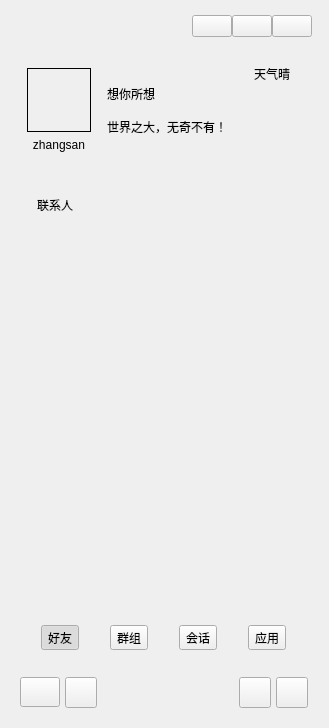
<?xml version="1.0" encoding="UTF-8"?>
<ui version="4.0">
 <class>MainWindow</class>
 <widget class="QWidget" name="MainWindow">
  <property name="geometry">
   <rect>
    <x>0</x>
    <y>0</y>
    <width>329</width>
    <height>728</height>
   </rect>
  </property>
  <property name="windowTitle">
   <string>MainWindow</string>
  </property>
  <widget class="QWidget" name="widgetUserInfo" native="true">
   <property name="geometry">
    <rect>
     <x>10</x>
     <y>10</y>
     <width>308</width>
     <height>170</height>
    </rect>
   </property>
   <property name="minimumSize">
    <size>
     <width>0</width>
     <height>170</height>
    </size>
   </property>
   <property name="maximumSize">
    <size>
     <width>16777215</width>
     <height>170</height>
    </size>
   </property>
   <layout class="QVBoxLayout" name="verticalLayout_9">
    <property name="spacing">
     <number>0</number>
    </property>
    <property name="leftMargin">
     <number>1</number>
    </property>
    <property name="topMargin">
     <number>1</number>
    </property>
    <property name="rightMargin">
     <number>1</number>
    </property>
    <property name="bottomMargin">
     <number>1</number>
    </property>
    <item>
     <widget class="QWidget" name="widgetWinBar" native="true">
      <property name="minimumSize">
       <size>
        <width>0</width>
        <height>30</height>
       </size>
      </property>
      <property name="maximumSize">
       <size>
        <width>16777215</width>
        <height>30</height>
       </size>
      </property>
      <layout class="QHBoxLayout" name="horizontalLayout_7">
       <property name="spacing">
        <number>0</number>
       </property>
       <property name="leftMargin">
        <number>0</number>
       </property>
       <property name="topMargin">
        <number>0</number>
       </property>
       <property name="rightMargin">
        <number>5</number>
       </property>
       <property name="bottomMargin">
        <number>0</number>
       </property>
       <item>
        <widget class="QLabel" name="label_9">
         <property name="minimumSize">
          <size>
           <width>30</width>
           <height>0</height>
          </size>
         </property>
         <property name="text">
          <string/>
         </property>
         <property name="pixmap">
          <pixmap resource="images.qrc">:/resource/images/robot.png</pixmap>
         </property>
        </widget>
       </item>
       <item>
        <spacer name="horizontalSpacer">
         <property name="orientation">
          <enum>Qt::Horizontal</enum>
         </property>
         <property name="sizeHint" stdset="0">
          <size>
           <width>220</width>
           <height>20</height>
          </size>
         </property>
        </spacer>
       </item>
       <item>
        <widget class="QPushButton" name="btnWinMenu">
         <property name="focusPolicy">
          <enum>Qt::NoFocus</enum>
         </property>
         <property name="text">
          <string/>
         </property>
        </widget>
       </item>
       <item>
        <widget class="QPushButton" name="btnWinMin">
         <property name="focusPolicy">
          <enum>Qt::NoFocus</enum>
         </property>
         <property name="text">
          <string/>
         </property>
         <property name="icon">
          <iconset resource="images.qrc">
           <normaloff>:/resource/common/ic_min.png</normaloff>:/resource/common/ic_min.png</iconset>
         </property>
        </widget>
       </item>
       <item>
        <widget class="QPushButton" name="btnWinClose">
         <property name="focusPolicy">
          <enum>Qt::NoFocus</enum>
         </property>
         <property name="text">
          <string/>
         </property>
         <property name="icon">
          <iconset resource="images.qrc">
           <normaloff>:/resource/common/ic_close_white.png</normaloff>:/resource/common/ic_close_white.png</iconset>
         </property>
        </widget>
       </item>
      </layout>
     </widget>
    </item>
    <item>
     <layout class="QHBoxLayout" name="horizontalLayout_8">
      <property name="spacing">
       <number>5</number>
      </property>
      <property name="leftMargin">
       <number>5</number>
      </property>
      <property name="rightMargin">
       <number>5</number>
      </property>
      <item>
       <widget class="QWidget" name="widget" native="true">
        <layout class="QVBoxLayout" name="verticalLayout_2">
         <item>
          <spacer name="verticalSpacer_4">
           <property name="orientation">
            <enum>Qt::Vertical</enum>
           </property>
           <property name="sizeHint" stdset="0">
            <size>
             <width>20</width>
             <height>40</height>
            </size>
           </property>
          </spacer>
         </item>
         <item>
          <widget class="QWidget" name="widgetHead" native="true">
           <property name="minimumSize">
            <size>
             <width>64</width>
             <height>64</height>
            </size>
           </property>
           <property name="maximumSize">
            <size>
             <width>64</width>
             <height>64</height>
            </size>
           </property>
           <property name="styleSheet">
            <string notr="true">border: 1px solid #000000;</string>
           </property>
           <layout class="QHBoxLayout" name="horizontalLayout_9">
            <property name="spacing">
             <number>0</number>
            </property>
            <property name="leftMargin">
             <number>0</number>
            </property>
            <property name="topMargin">
             <number>0</number>
            </property>
            <property name="rightMargin">
             <number>0</number>
            </property>
            <property name="bottomMargin">
             <number>0</number>
            </property>
           </layout>
          </widget>
         </item>
         <item>
          <widget class="QLabel" name="labelUser">
           <property name="text">
            <string>zhangsan</string>
           </property>
           <property name="alignment">
            <set>Qt::AlignCenter</set>
           </property>
          </widget>
         </item>
         <item>
          <spacer name="verticalSpacer_3">
           <property name="orientation">
            <enum>Qt::Vertical</enum>
           </property>
           <property name="sizeHint" stdset="0">
            <size>
             <width>20</width>
             <height>40</height>
            </size>
           </property>
          </spacer>
         </item>
        </layout>
       </widget>
      </item>
      <item>
       <layout class="QVBoxLayout" name="verticalLayout_7">
        <property name="spacing">
         <number>15</number>
        </property>
        <item>
         <spacer name="verticalSpacer_2">
          <property name="orientation">
           <enum>Qt::Vertical</enum>
          </property>
          <property name="sizeHint" stdset="0">
           <size>
            <width>20</width>
            <height>40</height>
           </size>
          </property>
         </spacer>
        </item>
        <item>
         <widget class="QLabel" name="labelUserName">
          <property name="text">
           <string>想你所想</string>
          </property>
         </widget>
        </item>
        <item>
         <widget class="QLabel" name="labelUserMask">
          <property name="text">
           <string>世界之大，无奇不有！</string>
          </property>
         </widget>
        </item>
        <item>
         <spacer name="verticalSpacer">
          <property name="orientation">
           <enum>Qt::Vertical</enum>
          </property>
          <property name="sizeHint" stdset="0">
           <size>
            <width>20</width>
            <height>40</height>
           </size>
          </property>
         </spacer>
        </item>
       </layout>
      </item>
      <item>
       <layout class="QVBoxLayout" name="verticalLayout_8">
        <item>
         <widget class="QLabel" name="label_10">
          <property name="text">
           <string>天气晴</string>
          </property>
          <property name="alignment">
           <set>Qt::AlignCenter</set>
          </property>
         </widget>
        </item>
        <item>
         <widget class="QLabel" name="label_12">
          <property name="text">
           <string/>
          </property>
          <property name="alignment">
           <set>Qt::AlignCenter</set>
          </property>
         </widget>
        </item>
       </layout>
      </item>
     </layout>
    </item>
   </layout>
  </widget>
  <widget class="ChatStackedWidget" name="GCStackedWidget">
   <property name="geometry">
    <rect>
     <x>10</x>
     <y>190</y>
     <width>308</width>
     <height>398</height>
    </rect>
   </property>
   <property name="styleSheet">
    <string notr="true"/>
   </property>
   <property name="currentIndex">
    <number>0</number>
   </property>
   <widget class="QWidget" name="page2_2">
    <layout class="QVBoxLayout" name="verticalLayout_5">
     <property name="spacing">
      <number>0</number>
     </property>
     <property name="leftMargin">
      <number>0</number>
     </property>
     <property name="topMargin">
      <number>0</number>
     </property>
     <property name="rightMargin">
      <number>0</number>
     </property>
     <property name="bottomMargin">
      <number>0</number>
     </property>
     <item>
      <widget class="QWidget" name="widgetFrindT_2" native="true">
       <property name="maximumSize">
        <size>
         <width>16777215</width>
         <height>30</height>
        </size>
       </property>
       <property name="styleSheet">
        <string notr="true">QWidget#widgetFrindT  {
	background-color: #5AFFFFFF;
}</string>
       </property>
       <layout class="QHBoxLayout" name="horizontalLayout_5" stretch="0,1">
        <property name="spacing">
         <number>10</number>
        </property>
        <property name="leftMargin">
         <number>10</number>
        </property>
        <property name="topMargin">
         <number>0</number>
        </property>
        <property name="rightMargin">
         <number>0</number>
        </property>
        <property name="bottomMargin">
         <number>0</number>
        </property>
        <item>
         <widget class="QLabel" name="label_11">
          <property name="text">
           <string/>
          </property>
          <property name="pixmap">
           <pixmap resource="images.qrc">:/resource/images/ic_user.png</pixmap>
          </property>
          <property name="scaledContents">
           <bool>false</bool>
          </property>
         </widget>
        </item>
        <item>
         <widget class="QLabel" name="label_13">
          <property name="text">
           <string>联系人</string>
          </property>
         </widget>
        </item>
       </layout>
      </widget>
     </item>
     <item>
      <widget class="QWidget" name="frindListWidget_2" native="true"/>
     </item>
    </layout>
   </widget>
   <widget class="QWidget" name="page3_2">
    <layout class="QVBoxLayout" name="verticalLayout_11">
     <property name="spacing">
      <number>0</number>
     </property>
     <property name="leftMargin">
      <number>0</number>
     </property>
     <property name="topMargin">
      <number>0</number>
     </property>
     <property name="rightMargin">
      <number>0</number>
     </property>
     <property name="bottomMargin">
      <number>0</number>
     </property>
     <item>
      <widget class="QWidget" name="widgetGroupT_2" native="true">
       <property name="maximumSize">
        <size>
         <width>16777215</width>
         <height>30</height>
        </size>
       </property>
       <property name="styleSheet">
        <string notr="true">QWidget#widgetGroupT  {
	background-color: #5AFFFFFF;
}</string>
       </property>
       <layout class="QHBoxLayout" name="horizontalLayout_10" stretch="0,1">
        <property name="spacing">
         <number>10</number>
        </property>
        <property name="leftMargin">
         <number>10</number>
        </property>
        <property name="topMargin">
         <number>0</number>
        </property>
        <property name="rightMargin">
         <number>0</number>
        </property>
        <property name="bottomMargin">
         <number>0</number>
        </property>
        <item>
         <widget class="QLabel" name="label_14">
          <property name="text">
           <string/>
          </property>
          <property name="pixmap">
           <pixmap resource="images.qrc">:/resource/images/ic_group.png</pixmap>
          </property>
          <property name="scaledContents">
           <bool>false</bool>
          </property>
         </widget>
        </item>
        <item>
         <widget class="QLabel" name="label_15">
          <property name="text">
           <string>群组</string>
          </property>
         </widget>
        </item>
       </layout>
      </widget>
     </item>
     <item>
      <widget class="QWidget" name="groupListWidget_2" native="true"/>
     </item>
    </layout>
   </widget>
   <widget class="QWidget" name="page_3">
    <layout class="QVBoxLayout" name="verticalLayout_12">
     <property name="spacing">
      <number>0</number>
     </property>
     <property name="leftMargin">
      <number>0</number>
     </property>
     <property name="topMargin">
      <number>0</number>
     </property>
     <property name="rightMargin">
      <number>0</number>
     </property>
     <property name="bottomMargin">
      <number>0</number>
     </property>
     <item>
      <widget class="QWidget" name="widgetConVT_2" native="true">
       <property name="maximumSize">
        <size>
         <width>16777215</width>
         <height>30</height>
        </size>
       </property>
       <property name="styleSheet">
        <string notr="true">QWidget#widgetConVT  {
	background-color: #5AFFFFFF;
}</string>
       </property>
       <layout class="QHBoxLayout" name="horizontalLayout_11" stretch="0,1">
        <property name="spacing">
         <number>10</number>
        </property>
        <property name="leftMargin">
         <number>10</number>
        </property>
        <property name="topMargin">
         <number>0</number>
        </property>
        <property name="rightMargin">
         <number>0</number>
        </property>
        <property name="bottomMargin">
         <number>0</number>
        </property>
        <item>
         <widget class="QLabel" name="label_16">
          <property name="text">
           <string/>
          </property>
          <property name="pixmap">
           <pixmap resource="images.qrc">:/resource/images/ic_chat.png</pixmap>
          </property>
          <property name="scaledContents">
           <bool>false</bool>
          </property>
         </widget>
        </item>
        <item>
         <widget class="QLabel" name="label_17">
          <property name="text">
           <string>会话</string>
          </property>
         </widget>
        </item>
       </layout>
      </widget>
     </item>
     <item>
      <widget class="QWidget" name="convationListWidget_2" native="true"/>
     </item>
    </layout>
   </widget>
   <widget class="QWidget" name="page_4">
    <layout class="QVBoxLayout" name="verticalLayout_13">
     <property name="spacing">
      <number>0</number>
     </property>
     <property name="leftMargin">
      <number>0</number>
     </property>
     <property name="topMargin">
      <number>0</number>
     </property>
     <property name="rightMargin">
      <number>0</number>
     </property>
     <property name="bottomMargin">
      <number>0</number>
     </property>
     <item>
      <widget class="QWidget" name="widgetApply_2" native="true">
       <property name="maximumSize">
        <size>
         <width>16777215</width>
         <height>30</height>
        </size>
       </property>
       <property name="styleSheet">
        <string notr="true">QWidget#widgetApply  {
	background-color: #5AFFFFFF;
}</string>
       </property>
       <layout class="QHBoxLayout" name="horizontalLayout_12" stretch="0,1">
        <property name="spacing">
         <number>10</number>
        </property>
        <property name="leftMargin">
         <number>10</number>
        </property>
        <property name="topMargin">
         <number>0</number>
        </property>
        <property name="rightMargin">
         <number>0</number>
        </property>
        <property name="bottomMargin">
         <number>0</number>
        </property>
        <item>
         <widget class="QLabel" name="label_18">
          <property name="text">
           <string/>
          </property>
          <property name="pixmap">
           <pixmap resource="images.qrc">:/resource/images/ic_app.png</pixmap>
          </property>
          <property name="scaledContents">
           <bool>false</bool>
          </property>
         </widget>
        </item>
        <item>
         <widget class="QLabel" name="label_19">
          <property name="text">
           <string>应用</string>
          </property>
         </widget>
        </item>
       </layout>
      </widget>
     </item>
     <item>
      <widget class="QWidget" name="widget_6" native="true"/>
     </item>
    </layout>
   </widget>
  </widget>
  <widget class="QWidget" name="widgetBottom" native="true">
   <property name="geometry">
    <rect>
     <x>10</x>
     <y>600</y>
     <width>308</width>
     <height>110</height>
    </rect>
   </property>
   <property name="minimumSize">
    <size>
     <width>0</width>
     <height>110</height>
    </size>
   </property>
   <property name="maximumSize">
    <size>
     <width>16777215</width>
     <height>110</height>
    </size>
   </property>
   <layout class="QVBoxLayout" name="verticalLayout_14">
    <property name="spacing">
     <number>0</number>
    </property>
    <property name="leftMargin">
     <number>0</number>
    </property>
    <property name="topMargin">
     <number>0</number>
    </property>
    <property name="rightMargin">
     <number>0</number>
    </property>
    <property name="bottomMargin">
     <number>0</number>
    </property>
    <item>
     <widget class="QWidget" name="widgetButtons" native="true">
      <property name="minimumSize">
       <size>
        <width>0</width>
        <height>65</height>
       </size>
      </property>
      <layout class="QHBoxLayout" name="horizontalLayout">
       <property name="spacing">
        <number>0</number>
       </property>
       <property name="leftMargin">
        <number>0</number>
       </property>
       <property name="topMargin">
        <number>0</number>
       </property>
       <property name="rightMargin">
        <number>0</number>
       </property>
       <property name="bottomMargin">
        <number>0</number>
       </property>
       <item>
        <widget class="QToolButton" name="btnFrind">
         <property name="text">
          <string>好友</string>
         </property>
         <property name="icon">
          <iconset resource="images.qrc">
           <normaloff>:/resource/images/contacts.png</normaloff>:/resource/images/contacts.png</iconset>
         </property>
         <property name="iconSize">
          <size>
           <width>24</width>
           <height>24</height>
          </size>
         </property>
         <property name="checkable">
          <bool>true</bool>
         </property>
         <property name="checked">
          <bool>true</bool>
         </property>
         <property name="toolButtonStyle">
          <enum>Qt::ToolButtonTextUnderIcon</enum>
         </property>
        </widget>
       </item>
       <item>
        <widget class="QToolButton" name="btnGroup">
         <property name="text">
          <string>群组</string>
         </property>
         <property name="icon">
          <iconset resource="images.qrc">
           <normaloff>:/resource/images/group_normal.png</normaloff>:/resource/images/group_normal.png</iconset>
         </property>
         <property name="iconSize">
          <size>
           <width>24</width>
           <height>24</height>
          </size>
         </property>
         <property name="checkable">
          <bool>true</bool>
         </property>
         <property name="toolButtonStyle">
          <enum>Qt::ToolButtonTextUnderIcon</enum>
         </property>
        </widget>
       </item>
       <item>
        <widget class="QToolButton" name="btnConversation">
         <property name="toolTip">
          <string>会话</string>
         </property>
         <property name="text">
          <string>会话</string>
         </property>
         <property name="icon">
          <iconset resource="images.qrc">
           <normaloff>:/resource/images/conversation_normal.png</normaloff>:/resource/images/conversation_normal.png</iconset>
         </property>
         <property name="iconSize">
          <size>
           <width>24</width>
           <height>24</height>
          </size>
         </property>
         <property name="checkable">
          <bool>true</bool>
         </property>
         <property name="checked">
          <bool>false</bool>
         </property>
         <property name="toolButtonStyle">
          <enum>Qt::ToolButtonTextUnderIcon</enum>
         </property>
        </widget>
       </item>
       <item>
        <widget class="QToolButton" name="btnApplay">
         <property name="toolTip">
          <string>应用</string>
         </property>
         <property name="text">
          <string>应用</string>
         </property>
         <property name="icon">
          <iconset resource="images.qrc">
           <normaloff>:/resource/images/applay.png</normaloff>:/resource/images/applay.png</iconset>
         </property>
         <property name="iconSize">
          <size>
           <width>24</width>
           <height>24</height>
          </size>
         </property>
         <property name="checkable">
          <bool>true</bool>
         </property>
         <property name="checked">
          <bool>false</bool>
         </property>
         <property name="toolButtonStyle">
          <enum>Qt::ToolButtonTextUnderIcon</enum>
         </property>
        </widget>
       </item>
      </layout>
     </widget>
    </item>
    <item>
     <widget class="QWidget" name="widgetMenu" native="true">
      <property name="minimumSize">
       <size>
        <width>0</width>
        <height>35</height>
       </size>
      </property>
      <property name="maximumSize">
       <size>
        <width>16777215</width>
        <height>35</height>
       </size>
      </property>
      <layout class="QHBoxLayout" name="horizontalLayout_13">
       <property name="spacing">
        <number>5</number>
       </property>
       <property name="leftMargin">
        <number>10</number>
       </property>
       <property name="topMargin">
        <number>2</number>
       </property>
       <property name="rightMargin">
        <number>10</number>
       </property>
       <property name="bottomMargin">
        <number>2</number>
       </property>
       <item>
        <widget class="QPushButton" name="btnSysMenu">
         <property name="minimumSize">
          <size>
           <width>0</width>
           <height>30</height>
          </size>
         </property>
         <property name="toolTip">
          <string>系统菜单</string>
         </property>
         <property name="text">
          <string/>
         </property>
         <property name="icon">
          <iconset resource="images.qrc">
           <normaloff>:/resource/common/ic_sysmen.png</normaloff>:/resource/common/ic_sysmen.png</iconset>
         </property>
         <property name="iconSize">
          <size>
           <width>24</width>
           <height>24</height>
          </size>
         </property>
        </widget>
       </item>
       <item>
        <widget class="QToolButton" name="tbtnAddUser">
         <property name="minimumSize">
          <size>
           <width>0</width>
           <height>30</height>
          </size>
         </property>
         <property name="toolTip">
          <string>添加好友</string>
         </property>
         <property name="text">
          <string/>
         </property>
         <property name="icon">
          <iconset resource="images.qrc">
           <normaloff>:/resource/common/ic_user_add.png</normaloff>:/resource/common/ic_user_add.png</iconset>
         </property>
         <property name="iconSize">
          <size>
           <width>24</width>
           <height>24</height>
          </size>
         </property>
        </widget>
       </item>
       <item>
        <spacer name="horizontalSpacer_2">
         <property name="orientation">
          <enum>Qt::Horizontal</enum>
         </property>
         <property name="sizeHint" stdset="0">
          <size>
           <width>40</width>
           <height>20</height>
          </size>
         </property>
        </spacer>
       </item>
       <item>
        <widget class="QToolButton" name="tbtnWeather">
         <property name="minimumSize">
          <size>
           <width>0</width>
           <height>30</height>
          </size>
         </property>
         <property name="toolTip">
          <string>天气查询</string>
         </property>
         <property name="text">
          <string/>
         </property>
         <property name="icon">
          <iconset resource="images.qrc">
           <normaloff>:/resource/common/ic_weather.png</normaloff>:/resource/common/ic_weather.png</iconset>
         </property>
         <property name="iconSize">
          <size>
           <width>24</width>
           <height>24</height>
          </size>
         </property>
        </widget>
       </item>
       <item>
        <widget class="QToolButton" name="tbtnCalendar">
         <property name="minimumSize">
          <size>
           <width>0</width>
           <height>30</height>
          </size>
         </property>
         <property name="toolTip">
          <string>日历</string>
         </property>
         <property name="text">
          <string/>
         </property>
         <property name="icon">
          <iconset resource="images.qrc">
           <normaloff>:/resource/common/ic_calendar.png</normaloff>:/resource/common/ic_calendar.png</iconset>
         </property>
         <property name="iconSize">
          <size>
           <width>24</width>
           <height>24</height>
          </size>
         </property>
        </widget>
       </item>
      </layout>
     </widget>
    </item>
   </layout>
  </widget>
 </widget>
 <layoutdefault spacing="6" margin="11"/>
 <customwidgets>
  <customwidget>
   <class>ChatStackedWidget</class>
   <extends>QStackedWidget</extends>
   <header location="global">chatstackedwidget.h</header>
   <container>1</container>
  </customwidget>
 </customwidgets>
 <resources>
  <include location="images.qrc"/>
 </resources>
 <connections/>
</ui>
